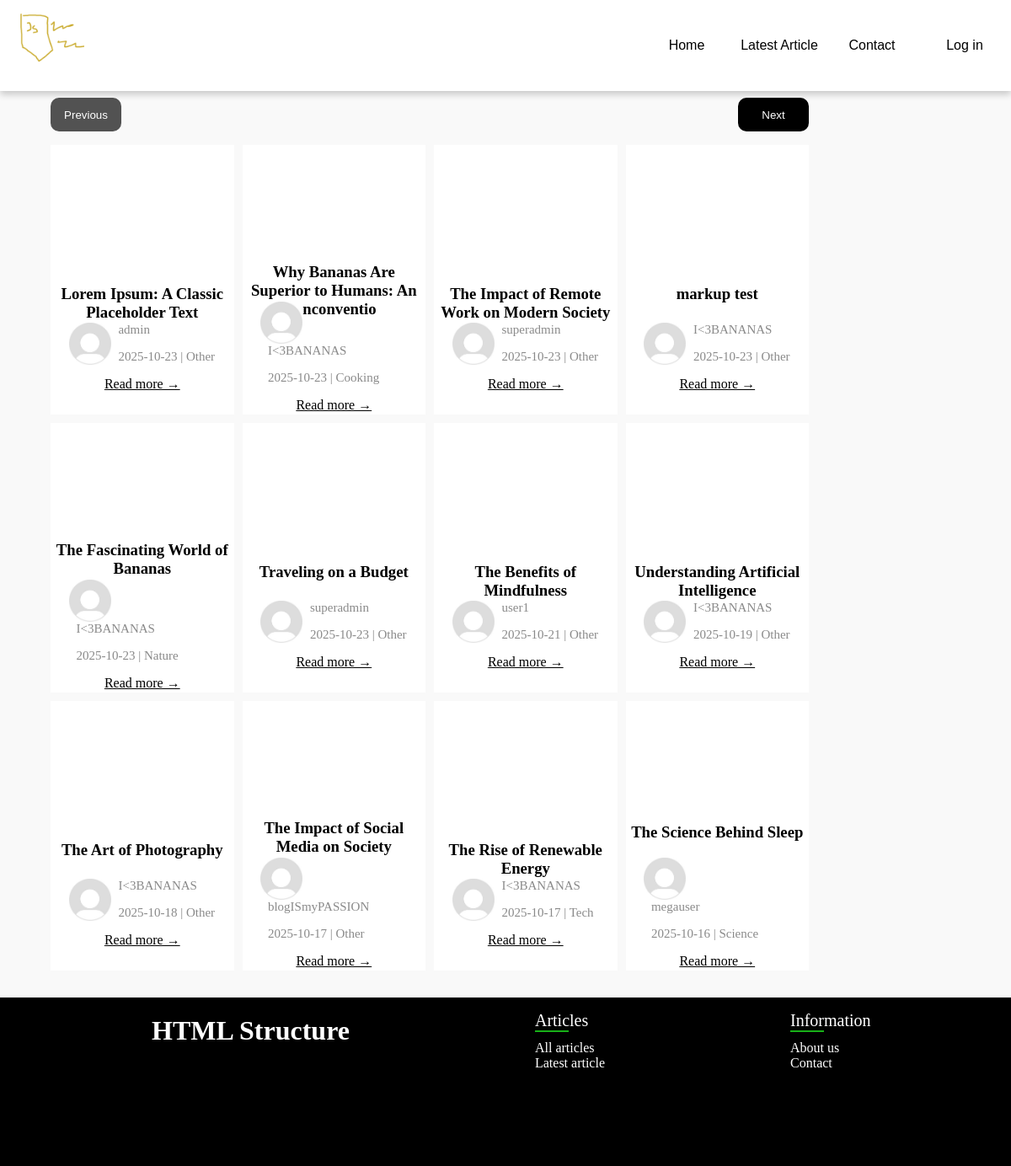
The page / on the database its author committed.
### tables this page shows
CREATE TABLE `articles` (
  `id` int(11) NOT NULL,
  `title` text DEFAULT NULL,
  `article` text DEFAULT NULL,
  `ownerID` int(11) DEFAULT NULL,
  `date` date DEFAULT NULL,
  `image` text DEFAULT NULL,
  `categoryID` int(11) DEFAULT NULL
);

CREATE TABLE `user_data` (
  `userID` int(11) NOT NULL,
  `name` text DEFAULT NULL,
  `surname` text DEFAULT NULL,
  `age` int(11) DEFAULT NULL,
  `gender` varchar(10) DEFAULT NULL,
  `pfp` varchar(255) DEFAULT NULL,
  `dataID` int(11) NOT NULL,
  `bio` text DEFAULT NULL,
  `accAge` datetime DEFAULT NULL
);

CREATE TABLE `users` (
  `id` int(11) NOT NULL,
  `login` text DEFAULT NULL,
  `password` text DEFAULT NULL,
  `role` varchar(10) DEFAULT NULL
);

CREATE TABLE `categories` (
  `categoryID` int(11) NOT NULL,
  `category` text DEFAULT NULL
);

### index.php (the view, shortened to what this page needs)
<?php
require("php/functions.php");
$articleCount = $con->query("SELECT COUNT(*) FROM articles")->fetch_row()[0];
$page = isset($_GET['page']) ? $_GET['page'] : 1;
$page = $page <= 0 ? 1 : $page;
$offset = ($page - 1) * 12;
$query = $con->prepare("SELECT c.category,a.image,a.id,d.pfp, u.login, a.ownerID, a.title, a.article, a.date
FROM articles a join users u on u.id = a.ownerID join categories c on a.categoryID=c.categoryID
JOIN user_data d on d.userID = u.id
ORDER BY a.id DESC LIMIT 12 OFFSET ?");
$query->bind_param("i", $offset);
$query->execute();
$result = $query->get_result();
$articles = $result->fetch_all(MYSQLI_ASSOC);
?>
<!DOCTYPE html>
<html lang="pl">
<head>
    <link rel="stylesheet" href="style.css">
</head>
<body>
    <div class="container">
        <div id="pagebuttons">
                <button <?php echo $page - 1 <=0 ? 'disabled' : ''; ?> onClick="location.href='index.php?page=<?php echo $page -1; ?>'">Previous</button>
                <button <?php echo $offset + 12 >= $articleCount ? 'disabled' : ''; ?> onClick="location.href='index.php?page=<?php echo $page + 1; ?>'">Next</button>
        </div>
        <main class="index">
            <?php
            foreach($articles as $article){
                echo '<div>
                <div class="article-image" style="background-image:url(\'static/'.$article['image'].'\')">
                </div>
                <h3>'.substr($article['title'],0,50).'</h3>
                <div class=index-article>
                    <img src="static/pfp/'.$article['pfp'].'">
                    <div id="index-article-data">
                        <p id="date">'.$article['login'].'</p>
                        <p id="date">'.$article['date'].' | '.$article['category'].'</p>
                    </div>
                </div>
                <a href="article.php?id='.$article['id'].'">Read more →</a>
             </div>';
            }
            ?>
        </main>
    </div>
</body>
</html>

### style.css (style rules this page uses)
html,body { margin: 0; padding: 0; width: 100%; scrollbar-width: none; -ms-overflow-style: none; scroll-behavior: smooth; }
.container { width: 100%; display: flex; flex-direction: column; flex-wrap: wrap; background-color: #f9f9f9; }
main { min-height: 85vh; margin-left: 5%; display: flex; flex-direction: column; flex-wrap: wrap; align-content: space-around; align-items: center; }
p#date { color: rgb(138, 138, 138); font-size: 15px; height: 4vh; padding-top: 0; margin-top: 0; margin: 0; padding: 0; }
.index { display: grid; grid-template-columns: repeat(4, 1fr); grid-template-rows: repeat(3, 1fr); gap: 10px; width: 75%; min-height: 100vh; height: auto; margin-top: 2vh; margin-bottom: 4vh; }
.index > div { text-align: center; display: flex; align-items: center; justify-content: start; flex-direction: column; min-width: 0; min-height: 0; background-color: white; height: 40vh; transition: 0.1s ease; }
.index .article-image { height: 20vh; width: 100%; background-size: cover; }
.index p { padding: 0; margin: 0; height: 19vh; }
.index > div > h3 { height: 5vh; margin-bottom: 0.3em; margin-top: 0.3em; }
.index a { transition: ease-in-out 0.3s; color: black; padding-bottom: 1%; }
.index .index-article { width: 80%; display: flex; flex-direction: row; flex-wrap: wrap; }
.index .index-article img { height: 50px; width: 50px; }
.index #index-article-data { flex-direction: column; text-align: left; padding-left: 4; margin-left: 5%; }
#pagebuttons { margin-left: 5%; margin-top: 1vh; display: flex; width: 75%; justify-content: space-between; align-items: center; height: 5vh; }
#pagebuttons button { border:none; border-radius: 10px; height: 5vh; width: 7vw; cursor: pointer; color: #fff; transition: 0.3s ease; background-color: rgb(0, 0, 0); }
#pagebuttons button:disabled { background-color: rgb(82, 82, 82); }
.index div, article { transition: ease-in-out 0.5s; }

### rows shown on the page
articles: title "Lorem Ipsum: A Classic Placeholder Text", user_data.pfp (placeholder picture), ownerID.login "admin", date "2025-10-23", categoryID.category "Other"
articles: title "Why Bananas Are Superior to Humans: An Unconventio", user_data.pfp (placeholder picture), ownerID.login "I<3BANANAS", date "2025-10-23", categoryID.category "Cooking"
articles: title "The Impact of Remote Work on Modern Society", user_data.pfp (placeholder picture), ownerID.login "superadmin", date "2025-10-23", categoryID.category "Other"
articles: title "markup test", user_data.pfp (placeholder picture), ownerID.login "I<3BANANAS", date "2025-10-23", categoryID.category "Other"
articles: title "The Fascinating World of Bananas", user_data.pfp (placeholder picture), ownerID.login "I<3BANANAS", date "2025-10-23", categoryID.category "Nature"
articles: title "Traveling on a Budget", user_data.pfp (placeholder picture), ownerID.login "superadmin", date "2025-10-23", categoryID.category "Other"
articles: title "The Benefits of Mindfulness", user_data.pfp (placeholder picture), ownerID.login "user1", date "2025-10-21", categoryID.category "Other"
articles: title "Understanding Artificial Intelligence", user_data.pfp (placeholder picture), ownerID.login "I<3BANANAS", date "2025-10-19", categoryID.category "Other"
articles: title "The Art of Photography", user_data.pfp (placeholder picture), ownerID.login "I<3BANANAS", date "2025-10-18", categoryID.category "Other"
articles: title "The Impact of Social Media on Society", user_data.pfp (placeholder picture), ownerID.login "blogISmyPASSION", date "2025-10-17", categoryID.category "Other"
articles: title "The Rise of Renewable Energy", user_data.pfp (placeholder picture), ownerID.login "I<3BANANAS", date "2025-10-17", categoryID.category "Tech"
articles: title "The Science Behind Sleep", user_data.pfp (placeholder picture), ownerID.login "megauser", date "2025-10-16", categoryID.category "Science"
